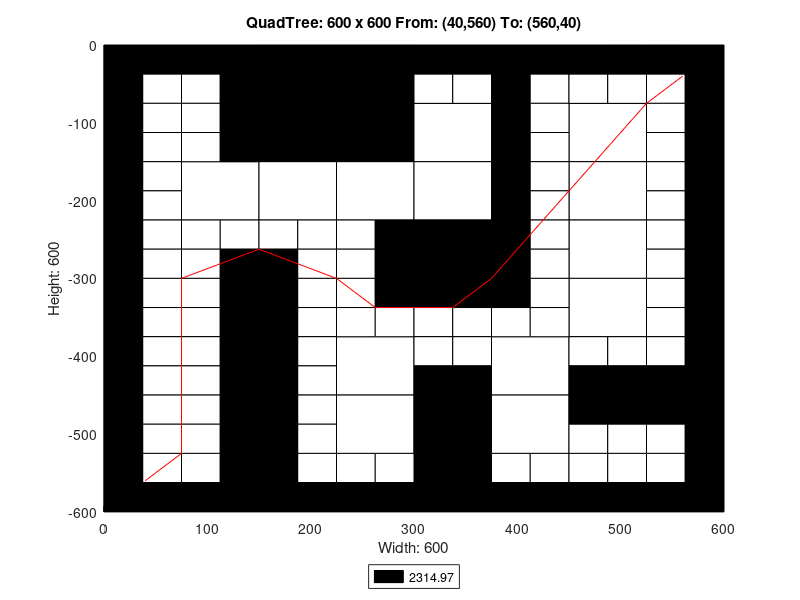

Write MATLAB code to recreate this figure.
axis([0 600 -600 0]);
title('QuadTree: 600 x 600 From: (40,560) To: (560,40)');
xlabel('Width: 600');
ylabel('Height: 600');
rectangle('Position',[150 -150 150 150], 'FaceColor',[0 0 0]);
rectangle('Position',[75 -225 75 75], 'FaceColor',[1 1 1]);
rectangle('Position',[150 -225 75 75], 'FaceColor',[1 1 1]);
rectangle('Position',[225 -225 75 75], 'FaceColor',[1 1 1]);
rectangle('Position',[300 -150 75 75], 'FaceColor',[1 1 1]);
rectangle('Position',[450 -150 75 75], 'FaceColor',[1 1 1]);
rectangle('Position',[300 -225 75 75], 'FaceColor',[1 1 1]);
rectangle('Position',[300 -300 75 75], 'FaceColor',[0 0 0]);
rectangle('Position',[450 -225 75 75], 'FaceColor',[1 1 1]);
rectangle('Position',[450 -300 75 75], 'FaceColor',[1 1 1]);
rectangle('Position',[225 -450 75 75], 'FaceColor',[1 1 1]);
rectangle('Position',[225 -525 75 75], 'FaceColor',[1 1 1]);
rectangle('Position',[375 -450 75 75], 'FaceColor',[1 1 1]);
rectangle('Position',[450 -375 75 75], 'FaceColor',[1 1 1]);
rectangle('Position',[300 -525 75 75], 'FaceColor',[0 0 0]);
rectangle('Position',[375 -525 75 75], 'FaceColor',[1 1 1]);
rectangle('Position',[300 -600 75 75], 'FaceColor',[0 0 0]);
rectangle('Position',[0 -37.5 37.5 37.5], 'FaceColor',[0 0 0]);
rectangle('Position',[37.5 -37.5 37.5 37.5], 'FaceColor',[0 0 0]);
rectangle('Position',[0 -75 37.5 37.5], 'FaceColor',[0 0 0]);
rectangle('Position',[37.5 -75 37.5 37.5], 'FaceColor',[1 1 1]);
rectangle('Position',[75 -37.5 37.5 37.5], 'FaceColor',[0 0 0]);
rectangle('Position',[112.5 -37.5 37.5 37.5], 'FaceColor',[0 0 0]);
rectangle('Position',[75 -75 37.5 37.5], 'FaceColor',[1 1 1]);
rectangle('Position',[112.5 -75 37.5 37.5], 'FaceColor',[0 0 0]);
rectangle('Position',[0 -112.5 37.5 37.5], 'FaceColor',[0 0 0]);
rectangle('Position',[37.5 -112.5 37.5 37.5], 'FaceColor',[1 1 1]);
rectangle('Position',[0 -150 37.5 37.5], 'FaceColor',[0 0 0]);
rectangle('Position',[37.5 -150 37.5 37.5], 'FaceColor',[1 1 1]);
rectangle('Position',[75 -112.5 37.5 37.5], 'FaceColor',[1 1 1]);
rectangle('Position',[112.5 -112.5 37.5 37.5], 'FaceColor',[0 0 0]);
rectangle('Position',[75 -150 37.5 37.5], 'FaceColor',[1 1 1]);
rectangle('Position',[112.5 -150 37.5 37.5], 'FaceColor',[0 0 0]);
rectangle('Position',[0 -187.5 37.5 37.5], 'FaceColor',[0 0 0]);
rectangle('Position',[37.5 -187.5 37.5 37.5], 'FaceColor',[1 1 1]);
rectangle('Position',[0 -225 37.5 37.5], 'FaceColor',[0 0 0]);
rectangle('Position',[37.5 -225 37.5 37.5], 'FaceColor',[1 1 1]);
rectangle('Position',[0 -262.5 37.5 37.5], 'FaceColor',[0 0 0]);
rectangle('Position',[37.5 -262.5 37.5 37.5], 'FaceColor',[1 1 1]);
rectangle('Position',[0 -300 37.5 37.5], 'FaceColor',[0 0 0]);
rectangle('Position',[37.5 -300 37.5 37.5], 'FaceColor',[1 1 1]);
rectangle('Position',[75 -262.5 37.5 37.5], 'FaceColor',[1 1 1]);
rectangle('Position',[112.5 -262.5 37.5 37.5], 'FaceColor',[1 1 1]);
rectangle('Position',[75 -300 37.5 37.5], 'FaceColor',[1 1 1]);
rectangle('Position',[112.5 -300 37.5 37.5], 'FaceColor',[0 0 0]);
rectangle('Position',[150 -262.5 37.5 37.5], 'FaceColor',[1 1 1]);
rectangle('Position',[187.5 -262.5 37.5 37.5], 'FaceColor',[1 1 1]);
rectangle('Position',[150 -300 37.5 37.5], 'FaceColor',[0 0 0]);
rectangle('Position',[187.5 -300 37.5 37.5], 'FaceColor',[1 1 1]);
rectangle('Position',[225 -262.5 37.5 37.5], 'FaceColor',[1 1 1]);
rectangle('Position',[262.5 -262.5 37.5 37.5], 'FaceColor',[0 0 0]);
rectangle('Position',[225 -300 37.5 37.5], 'FaceColor',[1 1 1]);
rectangle('Position',[262.5 -300 37.5 37.5], 'FaceColor',[0 0 0]);
rectangle('Position',[300 -37.5 37.5 37.5], 'FaceColor',[0 0 0]);
rectangle('Position',[337.5 -37.5 37.5 37.5], 'FaceColor',[0 0 0]);
rectangle('Position',[300 -75 37.5 37.5], 'FaceColor',[1 1 1]);
rectangle('Position',[337.5 -75 37.5 37.5], 'FaceColor',[1 1 1]);
rectangle('Position',[375 -37.5 37.5 37.5], 'FaceColor',[0 0 0]);
rectangle('Position',[412.5 -37.5 37.5 37.5], 'FaceColor',[0 0 0]);
rectangle('Position',[375 -75 37.5 37.5], 'FaceColor',[0 0 0]);
rectangle('Position',[412.5 -75 37.5 37.5], 'FaceColor',[1 1 1]);
rectangle('Position',[375 -112.5 37.5 37.5], 'FaceColor',[0 0 0]);
rectangle('Position',[412.5 -112.5 37.5 37.5], 'FaceColor',[1 1 1]);
rectangle('Position',[375 -150 37.5 37.5], 'FaceColor',[0 0 0]);
rectangle('Position',[412.5 -150 37.5 37.5], 'FaceColor',[1 1 1]);
rectangle('Position',[450 -37.5 37.5 37.5], 'FaceColor',[0 0 0]);
rectangle('Position',[487.5 -37.5 37.5 37.5], 'FaceColor',[0 0 0]);
rectangle('Position',[450 -75 37.5 37.5], 'FaceColor',[1 1 1]);
rectangle('Position',[487.5 -75 37.5 37.5], 'FaceColor',[1 1 1]);
rectangle('Position',[525 -37.5 37.5 37.5], 'FaceColor',[0 0 0]);
rectangle('Position',[562.5 -37.5 37.5 37.5], 'FaceColor',[0 0 0]);
rectangle('Position',[525 -75 37.5 37.5], 'FaceColor',[1 1 1]);
rectangle('Position',[562.5 -75 37.5 37.5], 'FaceColor',[0 0 0]);
rectangle('Position',[525 -112.5 37.5 37.5], 'FaceColor',[1 1 1]);
rectangle('Position',[562.5 -112.5 37.5 37.5], 'FaceColor',[0 0 0]);
rectangle('Position',[525 -150 37.5 37.5], 'FaceColor',[1 1 1]);
rectangle('Position',[562.5 -150 37.5 37.5], 'FaceColor',[0 0 0]);
rectangle('Position',[375 -187.5 37.5 37.5], 'FaceColor',[0 0 0]);
rectangle('Position',[412.5 -187.5 37.5 37.5], 'FaceColor',[1 1 1]);
rectangle('Position',[375 -225 37.5 37.5], 'FaceColor',[0 0 0]);
rectangle('Position',[412.5 -225 37.5 37.5], 'FaceColor',[1 1 1]);
rectangle('Position',[375 -262.5 37.5 37.5], 'FaceColor',[0 0 0]);
rectangle('Position',[412.5 -262.5 37.5 37.5], 'FaceColor',[1 1 1]);
rectangle('Position',[375 -300 37.5 37.5], 'FaceColor',[0 0 0]);
rectangle('Position',[412.5 -300 37.5 37.5], 'FaceColor',[1 1 1]);
rectangle('Position',[525 -187.5 37.5 37.5], 'FaceColor',[1 1 1]);
rectangle('Position',[562.5 -187.5 37.5 37.5], 'FaceColor',[0 0 0]);
rectangle('Position',[525 -225 37.5 37.5], 'FaceColor',[1 1 1]);
rectangle('Position',[562.5 -225 37.5 37.5], 'FaceColor',[0 0 0]);
rectangle('Position',[525 -262.5 37.5 37.5], 'FaceColor',[1 1 1]);
rectangle('Position',[562.5 -262.5 37.5 37.5], 'FaceColor',[0 0 0]);
rectangle('Position',[525 -300 37.5 37.5], 'FaceColor',[1 1 1]);
rectangle('Position',[562.5 -300 37.5 37.5], 'FaceColor',[0 0 0]);
rectangle('Position',[0 -337.5 37.5 37.5], 'FaceColor',[0 0 0]);
rectangle('Position',[37.5 -337.5 37.5 37.5], 'FaceColor',[1 1 1]);
rectangle('Position',[0 -375 37.5 37.5], 'FaceColor',[0 0 0]);
rectangle('Position',[37.5 -375 37.5 37.5], 'FaceColor',[1 1 1]);
rectangle('Position',[75 -337.5 37.5 37.5], 'FaceColor',[1 1 1]);
rectangle('Position',[112.5 -337.5 37.5 37.5], 'FaceColor',[0 0 0]);
rectangle('Position',[75 -375 37.5 37.5], 'FaceColor',[1 1 1]);
rectangle('Position',[112.5 -375 37.5 37.5], 'FaceColor',[0 0 0]);
rectangle('Position',[0 -412.5 37.5 37.5], 'FaceColor',[0 0 0]);
rectangle('Position',[37.5 -412.5 37.5 37.5], 'FaceColor',[1 1 1]);
rectangle('Position',[0 -450 37.5 37.5], 'FaceColor',[0 0 0]);
rectangle('Position',[37.5 -450 37.5 37.5], 'FaceColor',[1 1 1]);
rectangle('Position',[75 -412.5 37.5 37.5], 'FaceColor',[1 1 1]);
rectangle('Position',[112.5 -412.5 37.5 37.5], 'FaceColor',[0 0 0]);
rectangle('Position',[75 -450 37.5 37.5], 'FaceColor',[1 1 1]);
rectangle('Position',[112.5 -450 37.5 37.5], 'FaceColor',[0 0 0]);
rectangle('Position',[150 -337.5 37.5 37.5], 'FaceColor',[0 0 0]);
rectangle('Position',[187.5 -337.5 37.5 37.5], 'FaceColor',[1 1 1]);
rectangle('Position',[150 -375 37.5 37.5], 'FaceColor',[0 0 0]);
rectangle('Position',[187.5 -375 37.5 37.5], 'FaceColor',[1 1 1]);
rectangle('Position',[225 -337.5 37.5 37.5], 'FaceColor',[1 1 1]);
rectangle('Position',[262.5 -337.5 37.5 37.5], 'FaceColor',[0 0 0]);
rectangle('Position',[225 -375 37.5 37.5], 'FaceColor',[1 1 1]);
rectangle('Position',[262.5 -375 37.5 37.5], 'FaceColor',[1 1 1]);
rectangle('Position',[150 -412.5 37.5 37.5], 'FaceColor',[0 0 0]);
rectangle('Position',[187.5 -412.5 37.5 37.5], 'FaceColor',[1 1 1]);
rectangle('Position',[150 -450 37.5 37.5], 'FaceColor',[0 0 0]);
rectangle('Position',[187.5 -450 37.5 37.5], 'FaceColor',[1 1 1]);
rectangle('Position',[0 -487.5 37.5 37.5], 'FaceColor',[0 0 0]);
rectangle('Position',[37.5 -487.5 37.5 37.5], 'FaceColor',[1 1 1]);
rectangle('Position',[0 -525 37.5 37.5], 'FaceColor',[0 0 0]);
rectangle('Position',[37.5 -525 37.5 37.5], 'FaceColor',[1 1 1]);
rectangle('Position',[75 -487.5 37.5 37.5], 'FaceColor',[1 1 1]);
rectangle('Position',[112.5 -487.5 37.5 37.5], 'FaceColor',[0 0 0]);
rectangle('Position',[75 -525 37.5 37.5], 'FaceColor',[1 1 1]);
rectangle('Position',[112.5 -525 37.5 37.5], 'FaceColor',[0 0 0]);
rectangle('Position',[0 -562.5 37.5 37.5], 'FaceColor',[0 0 0]);
rectangle('Position',[37.5 -562.5 37.5 37.5], 'FaceColor',[1 1 1]);
rectangle('Position',[0 -600 37.5 37.5], 'FaceColor',[0 0 0]);
rectangle('Position',[37.5 -600 37.5 37.5], 'FaceColor',[0 0 0]);
rectangle('Position',[75 -562.5 37.5 37.5], 'FaceColor',[1 1 1]);
rectangle('Position',[112.5 -562.5 37.5 37.5], 'FaceColor',[0 0 0]);
rectangle('Position',[75 -600 37.5 37.5], 'FaceColor',[0 0 0]);
rectangle('Position',[112.5 -600 37.5 37.5], 'FaceColor',[0 0 0]);
rectangle('Position',[150 -487.5 37.5 37.5], 'FaceColor',[0 0 0]);
rectangle('Position',[187.5 -487.5 37.5 37.5], 'FaceColor',[1 1 1]);
rectangle('Position',[150 -525 37.5 37.5], 'FaceColor',[0 0 0]);
rectangle('Position',[187.5 -525 37.5 37.5], 'FaceColor',[1 1 1]);
rectangle('Position',[150 -562.5 37.5 37.5], 'FaceColor',[0 0 0]);
rectangle('Position',[187.5 -562.5 37.5 37.5], 'FaceColor',[1 1 1]);
rectangle('Position',[150 -600 37.5 37.5], 'FaceColor',[0 0 0]);
rectangle('Position',[187.5 -600 37.5 37.5], 'FaceColor',[0 0 0]);
rectangle('Position',[225 -562.5 37.5 37.5], 'FaceColor',[1 1 1]);
rectangle('Position',[262.5 -562.5 37.5 37.5], 'FaceColor',[1 1 1]);
rectangle('Position',[225 -600 37.5 37.5], 'FaceColor',[0 0 0]);
rectangle('Position',[262.5 -600 37.5 37.5], 'FaceColor',[0 0 0]);
rectangle('Position',[300 -337.5 37.5 37.5], 'FaceColor',[0 0 0]);
rectangle('Position',[337.5 -337.5 37.5 37.5], 'FaceColor',[0 0 0]);
rectangle('Position',[300 -375 37.5 37.5], 'FaceColor',[1 1 1]);
rectangle('Position',[337.5 -375 37.5 37.5], 'FaceColor',[1 1 1]);
rectangle('Position',[375 -337.5 37.5 37.5], 'FaceColor',[0 0 0]);
rectangle('Position',[412.5 -337.5 37.5 37.5], 'FaceColor',[1 1 1]);
rectangle('Position',[375 -375 37.5 37.5], 'FaceColor',[1 1 1]);
rectangle('Position',[412.5 -375 37.5 37.5], 'FaceColor',[1 1 1]);
rectangle('Position',[300 -412.5 37.5 37.5], 'FaceColor',[1 1 1]);
rectangle('Position',[337.5 -412.5 37.5 37.5], 'FaceColor',[1 1 1]);
rectangle('Position',[300 -450 37.5 37.5], 'FaceColor',[0 0 0]);
rectangle('Position',[337.5 -450 37.5 37.5], 'FaceColor',[0 0 0]);
rectangle('Position',[525 -337.5 37.5 37.5], 'FaceColor',[1 1 1]);
rectangle('Position',[562.5 -337.5 37.5 37.5], 'FaceColor',[0 0 0]);
rectangle('Position',[525 -375 37.5 37.5], 'FaceColor',[1 1 1]);
rectangle('Position',[562.5 -375 37.5 37.5], 'FaceColor',[0 0 0]);
rectangle('Position',[450 -412.5 37.5 37.5], 'FaceColor',[1 1 1]);
rectangle('Position',[487.5 -412.5 37.5 37.5], 'FaceColor',[1 1 1]);
rectangle('Position',[450 -450 37.5 37.5], 'FaceColor',[0 0 0]);
rectangle('Position',[487.5 -450 37.5 37.5], 'FaceColor',[0 0 0]);
rectangle('Position',[525 -412.5 37.5 37.5], 'FaceColor',[1 1 1]);
rectangle('Position',[562.5 -412.5 37.5 37.5], 'FaceColor',[0 0 0]);
rectangle('Position',[525 -450 37.5 37.5], 'FaceColor',[0 0 0]);
rectangle('Position',[562.5 -450 37.5 37.5], 'FaceColor',[0 0 0]);
rectangle('Position',[375 -562.5 37.5 37.5], 'FaceColor',[1 1 1]);
rectangle('Position',[412.5 -562.5 37.5 37.5], 'FaceColor',[1 1 1]);
rectangle('Position',[375 -600 37.5 37.5], 'FaceColor',[0 0 0]);
rectangle('Position',[412.5 -600 37.5 37.5], 'FaceColor',[0 0 0]);
rectangle('Position',[450 -487.5 37.5 37.5], 'FaceColor',[0 0 0]);
rectangle('Position',[487.5 -487.5 37.5 37.5], 'FaceColor',[0 0 0]);
rectangle('Position',[450 -525 37.5 37.5], 'FaceColor',[1 1 1]);
rectangle('Position',[487.5 -525 37.5 37.5], 'FaceColor',[1 1 1]);
rectangle('Position',[525 -487.5 37.5 37.5], 'FaceColor',[0 0 0]);
rectangle('Position',[562.5 -487.5 37.5 37.5], 'FaceColor',[0 0 0]);
rectangle('Position',[525 -525 37.5 37.5], 'FaceColor',[1 1 1]);
rectangle('Position',[562.5 -525 37.5 37.5], 'FaceColor',[0 0 0]);
rectangle('Position',[450 -562.5 37.5 37.5], 'FaceColor',[1 1 1]);
rectangle('Position',[487.5 -562.5 37.5 37.5], 'FaceColor',[1 1 1]);
rectangle('Position',[450 -600 37.5 37.5], 'FaceColor',[0 0 0]);
rectangle('Position',[487.5 -600 37.5 37.5], 'FaceColor',[0 0 0]);
rectangle('Position',[525 -562.5 37.5 37.5], 'FaceColor',[1 1 1]);
rectangle('Position',[562.5 -562.5 37.5 37.5], 'FaceColor',[0 0 0]);
rectangle('Position',[525 -600 37.5 37.5], 'FaceColor',[0 0 0]);
rectangle('Position',[562.5 -600 37.5 37.5], 'FaceColor',[0 0 0]);
X=[560,560,525,450,450,375,375,337.5,300,262.5,262.5,225,150,150,150,75,75,75,75,75,75,75,75,40];
Y=[-40,-40,-75,-187.5,-187.5,-300,-300,-337.5,-337.5,-337.5,-337.5,-300,-262.5,-262.5,-262.5,-300,-300,-375,-375,-450,-450,-525,-525,-560];
hold on;
plot(X,Y,'r');
legend('2314.97','Location','southoutside');
